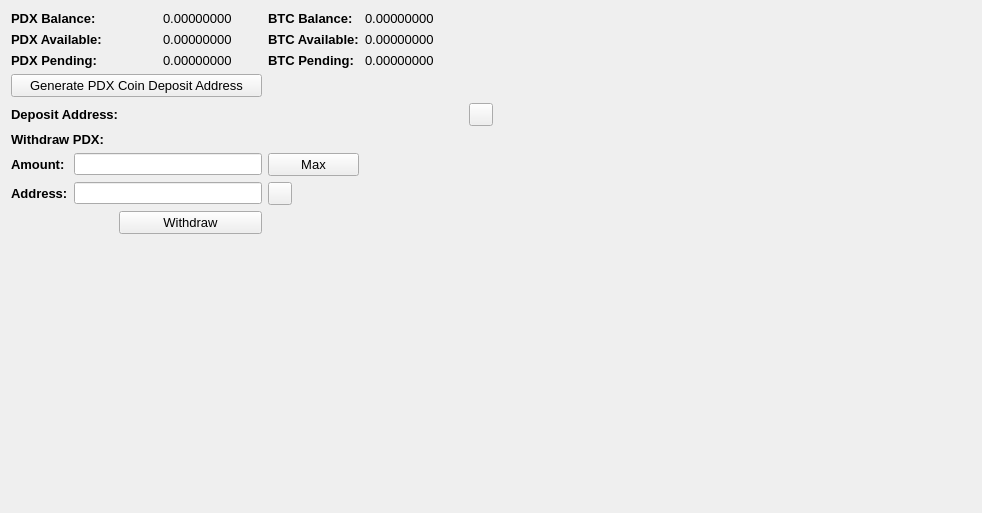
     <widget class="QWidget" name="BalanceTab">
      <attribute name="title">
       <string>Balance</string>
      </attribute>
      <layout class="QGridLayout" name="gridLayout_2">
       <item row="0" column="0" colspan="2">
        <widget class="QLabel" name="label_11">
         <property name="font">
          <font>
           <pointsize>10</pointsize>
           <weight>75</weight>
           <bold>true</bold>
          </font>
         </property>
         <property name="text">
          <string>PDX Balance:</string>
         </property>
        </widget>
       </item>
       <item row="0" column="3">
        <widget class="QLabel" name="TXBalanceLabel">
         <property name="font">
          <font>
           <pointsize>10</pointsize>
          </font>
         </property>
         <property name="text">
          <string>0.00000000</string>
         </property>
         <property name="textInteractionFlags">
          <set>Qt::LinksAccessibleByMouse|Qt::TextSelectableByMouse</set>
         </property>
        </widget>
       </item>
       <item row="0" column="4">
        <widget class="QLabel" name="label_12">
         <property name="font">
          <font>
           <pointsize>10</pointsize>
           <weight>75</weight>
           <bold>true</bold>
          </font>
         </property>
         <property name="text">
          <string>BTC Balance:</string>
         </property>
        </widget>
       </item>
       <item row="0" column="5">
        <widget class="QLabel" name="BitcoinBalanceLabel">
         <property name="font">
          <font>
           <pointsize>10</pointsize>
          </font>
         </property>
         <property name="text">
          <string>0.00000000</string>
         </property>
         <property name="textInteractionFlags">
          <set>Qt::LinksAccessibleByMouse|Qt::TextSelectableByMouse</set>
         </property>
        </widget>
       </item>
       <item row="0" column="7" rowspan="10">
        <spacer name="horizontalSpacer_4">
         <property name="orientation">
          <enum>Qt::Horizontal</enum>
         </property>
         <property name="sizeHint" stdset="0">
          <size>
           <width>478</width>
           <height>488</height>
          </size>
         </property>
        </spacer>
       </item>
       <item row="1" column="0" colspan="2">
        <widget class="QLabel" name="label_13">
         <property name="font">
          <font>
           <pointsize>10</pointsize>
           <weight>75</weight>
           <bold>true</bold>
          </font>
         </property>
         <property name="text">
          <string>PDX Available:</string>
         </property>
        </widget>
       </item>
       <item row="1" column="3">
        <widget class="QLabel" name="TXAvailableLabel_2">
         <property name="font">
          <font>
           <pointsize>10</pointsize>
          </font>
         </property>
         <property name="text">
          <string>0.00000000</string>
         </property>
         <property name="textInteractionFlags">
          <set>Qt::LinksAccessibleByMouse|Qt::TextSelectableByMouse</set>
         </property>
        </widget>
       </item>
       <item row="1" column="4">
        <widget class="QLabel" name="label_15">
         <property name="font">
          <font>
           <pointsize>10</pointsize>
           <weight>75</weight>
           <bold>true</bold>
          </font>
         </property>
         <property name="text">
          <string>BTC Available:</string>
         </property>
        </widget>
       </item>
       <item row="1" column="5">
        <widget class="QLabel" name="BitcoinAvailableLabel">
         <property name="font">
          <font>
           <pointsize>10</pointsize>
          </font>
         </property>
         <property name="text">
          <string>0.00000000</string>
         </property>
         <property name="textInteractionFlags">
          <set>Qt::LinksAccessibleByMouse|Qt::TextSelectableByMouse</set>
         </property>
        </widget>
       </item>
       <item row="2" column="0" colspan="2">
        <widget class="QLabel" name="label_14">
         <property name="font">
          <font>
           <pointsize>10</pointsize>
           <weight>75</weight>
           <bold>true</bold>
          </font>
         </property>
         <property name="text">
          <string>PDX Pending:</string>
         </property>
        </widget>
       </item>
       <item row="2" column="3">
        <widget class="QLabel" name="TXPendingLabel">
         <property name="font">
          <font>
           <pointsize>10</pointsize>
          </font>
         </property>
         <property name="text">
          <string>0.00000000</string>
         </property>
         <property name="textInteractionFlags">
          <set>Qt::LinksAccessibleByMouse|Qt::TextSelectableByMouse</set>
         </property>
        </widget>
       </item>
       <item row="2" column="4">
        <widget class="QLabel" name="label_31">
         <property name="font">
          <font>
           <pointsize>10</pointsize>
           <weight>75</weight>
           <bold>true</bold>
          </font>
         </property>
         <property name="text">
          <string>BTC Pending:</string>
         </property>
        </widget>
       </item>
       <item row="2" column="5">
        <widget class="QLabel" name="BitcoinPendingLabel">
         <property name="font">
          <font>
           <pointsize>10</pointsize>
          </font>
         </property>
         <property name="text">
          <string>0.00000000</string>
         </property>
         <property name="textInteractionFlags">
          <set>Qt::LinksAccessibleByMouse|Qt::TextSelectableByMouse</set>
         </property>
        </widget>
       </item>
       <item row="3" column="0" colspan="4">
        <widget class="QPushButton" name="GenDepositBTN">
         <property name="font">
          <font>
           <pointsize>10</pointsize>
          </font>
         </property>
         <property name="text">
          <string>Generate PDX Coin Deposit Address</string>
         </property>
        </widget>
       </item>
       <item row="4" column="0" colspan="3">
        <widget class="QLabel" name="label_33">
         <property name="font">
          <font>
           <pointsize>10</pointsize>
           <weight>75</weight>
           <bold>true</bold>
          </font>
         </property>
         <property name="text">
          <string>Deposit Address:</string>
         </property>
        </widget>
       </item>
       <item row="4" column="3" colspan="3">
        <widget class="QLabel" name="DepositAddressLabel">
         <property name="minimumSize">
          <size>
           <width>300</width>
           <height>0</height>
          </size>
         </property>
         <property name="palette">
          <palette>
           <active>
            <colorrole role="WindowText">
             <brush brushstyle="SolidPattern">
              <color alpha="255">
               <red>0</red>
               <green>0</green>
               <blue>0</blue>
              </color>
             </brush>
            </colorrole>
            <colorrole role="Text">
             <brush brushstyle="SolidPattern">
              <color alpha="255">
               <red>0</red>
               <green>0</green>
               <blue>255</blue>
              </color>
             </brush>
            </colorrole>
           </active>
           <inactive>
            <colorrole role="WindowText">
             <brush brushstyle="SolidPattern">
              <color alpha="255">
               <red>0</red>
               <green>0</green>
               <blue>0</blue>
              </color>
             </brush>
            </colorrole>
            <colorrole role="Text">
             <brush brushstyle="SolidPattern">
              <color alpha="255">
               <red>0</red>
               <green>0</green>
               <blue>255</blue>
              </color>
             </brush>
            </colorrole>
           </inactive>
           <disabled>
            <colorrole role="WindowText">
             <brush brushstyle="SolidPattern">
              <color alpha="255">
               <red>120</red>
               <green>120</green>
               <blue>120</blue>
              </color>
             </brush>
            </colorrole>
            <colorrole role="Text">
             <brush brushstyle="SolidPattern">
              <color alpha="255">
               <red>120</red>
               <green>120</green>
               <blue>120</blue>
              </color>
             </brush>
            </colorrole>
           </disabled>
          </palette>
         </property>
         <property name="font">
          <font>
           <pointsize>10</pointsize>
           <weight>75</weight>
           <bold>true</bold>
          </font>
         </property>
         <property name="text">
          <string/>
         </property>
         <property name="alignment">
          <set>Qt::AlignRight|Qt::AlignTrailing|Qt::AlignVCenter</set>
         </property>
         <property name="textInteractionFlags">
          <set>Qt::LinksAccessibleByMouse|Qt::TextSelectableByKeyboard|Qt::TextSelectableByMouse</set>
         </property>
        </widget>
       </item>
       <item row="4" column="6">
        <widget class="QToolButton" name="DepositCopyButton">
         <property name="toolTip">
          <string>Copy to clipboard</string>
         </property>
         <property name="text">
          <string/>
         </property>
         <property name="icon">
          <iconset>
           <normaloff>:/icons/editcopy</normaloff>:/icons/editcopy</iconset>
         </property>
         <property name="shortcut">
          <string>Alt+P</string>
         </property>
        </widget>
       </item>
       <item row="5" column="0" colspan="2">
        <widget class="QLabel" name="label_34">
         <property name="font">
          <font>
           <pointsize>10</pointsize>
           <weight>75</weight>
           <bold>true</bold>
          </font>
         </property>
         <property name="text">
          <string>Withdraw PDX:</string>
         </property>
        </widget>
       </item>
       <item row="6" column="0">
        <widget class="QLabel" name="label_26">
         <property name="font">
          <font>
           <pointsize>10</pointsize>
           <weight>75</weight>
           <bold>true</bold>
          </font>
         </property>
         <property name="text">
          <string>Amount:</string>
         </property>
        </widget>
       </item>
       <item row="6" column="1" colspan="3">
        <widget class="QLineEdit" name="WithdrawUnitsInput">
         <property name="font">
          <font>
           <pointsize>9</pointsize>
           <weight>75</weight>
           <bold>true</bold>
          </font>
         </property>
         <property name="text">
          <string/>
         </property>
        </widget>
       </item>
       <item row="6" column="4">
        <widget class="QPushButton" name="Withdraw_Max_Amount">
         <property name="font">
          <font>
           <pointsize>10</pointsize>
          </font>
         </property>
         <property name="text">
          <string>Max</string>
         </property>
        </widget>
       </item>
       <item row="7" column="0">
        <widget class="QLabel" name="label_10">
         <property name="font">
          <font>
           <pointsize>10</pointsize>
           <weight>75</weight>
           <bold>true</bold>
          </font>
         </property>
         <property name="text">
          <string>Address:</string>
         </property>
        </widget>
       </item>
       <item row="7" column="1" colspan="3">
        <widget class="QLineEdit" name="WithdrawAddress">
         <property name="font">
          <font>
           <pointsize>9</pointsize>
           <weight>75</weight>
           <bold>true</bold>
          </font>
         </property>
        </widget>
       </item>
       <item row="7" column="4">
        <widget class="QToolButton" name="WithdrawPasteButton">
         <property name="toolTip">
          <string>Paste from clipboard</string>
         </property>
         <property name="text">
          <string/>
         </property>
         <property name="icon">
          <iconset>
           <normaloff>:/icons/editpaste</normaloff>:/icons/editpaste</iconset>
         </property>
         <property name="shortcut">
          <string>Alt+P</string>
         </property>
        </widget>
       </item>
       <item row="8" column="2" colspan="2">
        <widget class="QPushButton" name="WithdrawUnitsBtn">
         <property name="font">
          <font>
           <pointsize>10</pointsize>
          </font>
         </property>
         <property name="text">
          <string>Withdraw</string>
         </property>
        </widget>
       </item>
       <item row="9" column="0" colspan="6">
        <spacer name="verticalSpacer">
         <property name="orientation">
          <enum>Qt::Vertical</enum>
         </property>
         <property name="sizeHint" stdset="0">
          <size>
           <width>428</width>
           <height>262</height>
          </size>
         </property>
        </spacer>
       </item>
      </layout>
      <zorder>label_31</zorder>
      <zorder>label_15</zorder>
      <zorder>label_12</zorder>
      <zorder>label_14</zorder>
      <zorder>label_13</zorder>
      <zorder>label_11</zorder>
      <zorder>BitcoinBalanceLabel</zorder>
      <zorder>TXBalanceLabel</zorder>
      <zorder>TXAvailableLabel_2</zorder>
      <zorder>TXPendingLabel</zorder>
      <zorder>BitcoinAvailableLabel</zorder>
      <zorder>BitcoinPendingLabel</zorder>
      <zorder>label_33</zorder>
      <zorder>GenDepositBTN</zorder>
      <zorder>DepositAddressLabel</zorder>
      <zorder>Withdraw_Max_Amount</zorder>
      <zorder>label_34</zorder>
      <zorder>WithdrawUnitsInput</zorder>
      <zorder>label_10</zorder>
      <zorder>label_26</zorder>
      <zorder>WithdrawAddress</zorder>
      <zorder>WithdrawUnitsBtn</zorder>
      <zorder>horizontalSpacer_4</zorder>
      <zorder>verticalSpacer</zorder>
      <zorder>WithdrawPasteButton</zorder>
      <zorder>DepositCopyButton</zorder>
     </widget>
